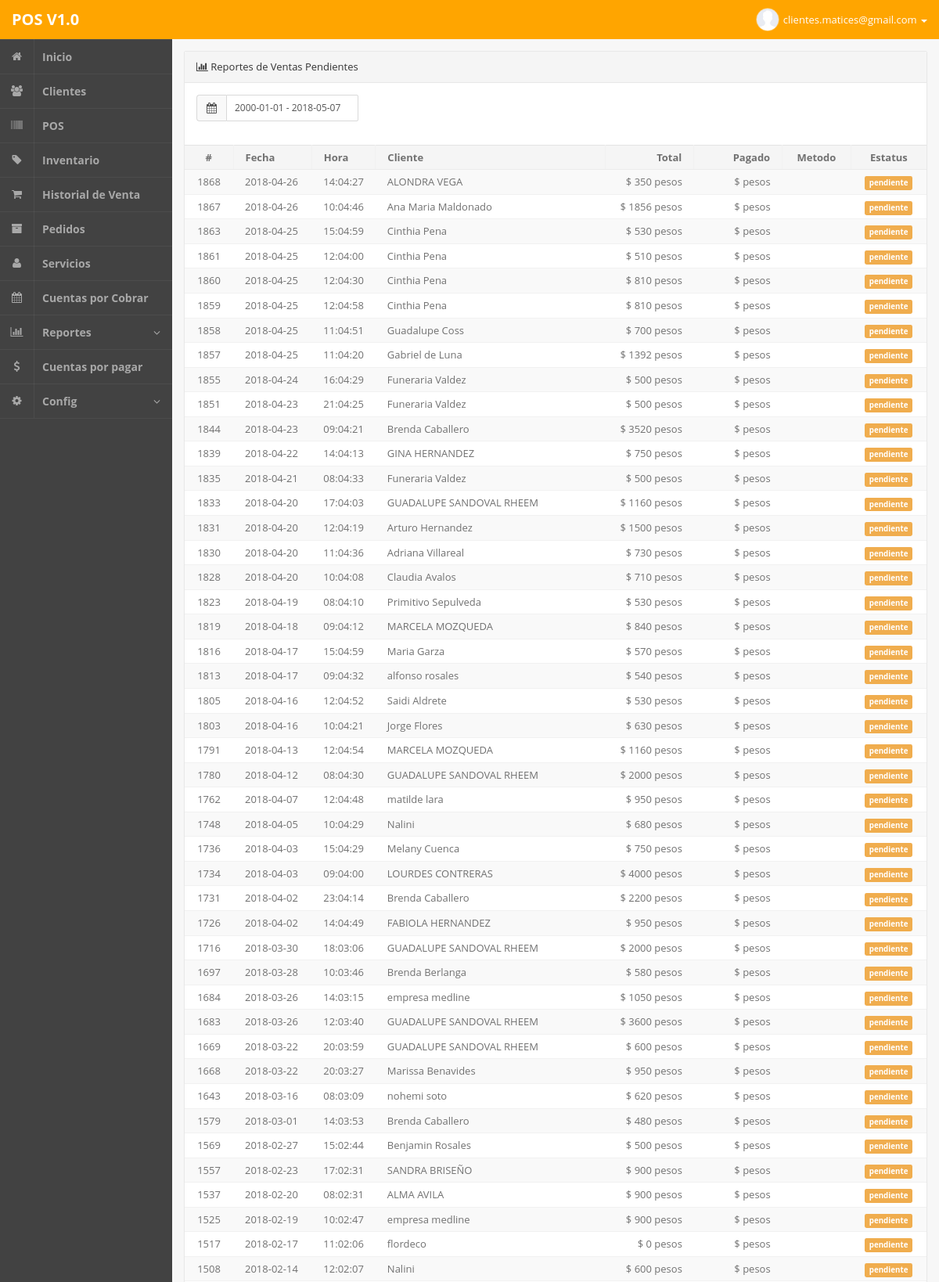
/admin.php?m=reportes&estado=0 (signed in, upper part), run on the app's committed database.
### tables this page shows
CREATE TABLE IF NOT EXISTS `ventas` (
  `idventas` int(255) NOT NULL,
  `fecha` date NOT NULL,
  `hora` varchar(100) NOT NULL,
  `idcliente` int(255) NOT NULL,
  `idusuario` int(255) NOT NULL,
  `descuento` varchar(100) NOT NULL,
  `estatus` varchar(100) NOT NULL
);

CREATE TABLE IF NOT EXISTS `clientes` (
  `idclientes` int(255) NOT NULL,
  `fecharegistro` date NOT NULL,
  `nombre` varchar(200) NOT NULL,
  `correo` varchar(100) NOT NULL,
  `domicilio` text NOT NULL,
  `colonia` varchar(50) NOT NULL,
  `codigopostal` varchar(20) NOT NULL,
  `telefono` varchar(20) NOT NULL,
  `celular` varchar(20) NOT NULL,
  `rfc` varchar(100) NOT NULL,
  `contacto` varchar(100) NOT NULL,
  `estado` varchar(100) NOT NULL,
  `pais` varchar(100) NOT NULL,
  `comentarios` text NOT NULL
);

### php/reportes.php (the view, shortened to what this page needs)
<?php
$date = ['',''];
if ( isset($_GET['daterange']) ){
	$buscar = mysql_real_escape_string($_GET['daterange']);
	$date = explode(" - ", $buscar);
} elseif (isset($_GET['estado']) && $_GET['estado'] == "0"){
	$buscar = date("2000-01-01")." - ".date("Y-m-d");
	$date = explode(" - ", $buscar);
	$tipo = "Pendientes";
}
	else {
	$tipo = "Liquidadas";
	$buscar = date("Y-m-01")." - ".date("Y-m-d");
	$date = explode(" - ", $buscar);
	}
?>
<section class="panel panel-default pos-rlt clearfix">
	<header class="panel-heading"> <i class="fa fa-bar-chart-o"></i> Reportes de Ventas <?php echo $tipo; ?></header>
	<div class="row wrapper">
		<div class="col-md-3">
			<form id="reportesForm" action="" method="get">
				<div class="input-group m-b">
					<span class="input-group-addon"><i class="fa fa-calendar"></i></span>
					<input type="text" id="daterange" class="form-control btn-sm" name="daterange" value="<?php echo $buscar; ?>" />
				</div>
			</form>
		</div>
		<div class="col-md-8"></div>
	</div>
	<div class="table-responsive">
		<table class="table table-striped b-t b-light">
			<thead>
				<tr>
					<th width="80" class="text-center"> # </th>
					<th width="120"> Fecha </th>
					<th width="80"> Hora </th>
					<th>Cliente</th>
					<th width="140" class="text-right">Total</th>
					<th width="140" class="text-right">Pagado</th>
					<th width="140" class="text-center">Metodo</th>
					<th width="140" class="text-center">Estatus</th>
				</tr>
			<tbody>
<?php
			if ( isset($_GET['daterange']) ){
				$buscar = mysql_real_escape_string($_GET['daterange']);
				$date = explode(" - ", $buscar);
				$query = mysql_query("SELECT
					ventas.idventas,
					ventas.fecha,
					ventas.hora,
					clientes.nombre,
					( (SELECT SUM(total) FROM ventas_articulos WHERE idventa=ventas.idventas) - ventas.descuento) as total,
					(SELECT SUM(cantidad) FROM ventas_pagos WHERE idventa=ventas.idventas) as pagos,
					ventas_pagos.metodo
					FROM ventas
					LEFT JOIN clientes ON clientes.idclientes=ventas.idcliente
					LEFT JOIN ventas_pagos ON ventas_pagos.idventa=ventas.idventas
					WHERE ventas.fecha BETWEEN '".$date[0]."' AND '".$date[1]."'
					GROUP BY ventas.idventas
					ORDER BY ventas.idventas DESC") or die(mysql_error());
			} else {
				$query = mysql_query("SELECT
					ventas.idventas,
					ventas.fecha,
					ventas.hora,
					clientes.nombre,
					( (SELECT SUM(total) FROM ventas_articulos WHERE idventa=ventas.idventas) - ventas.descuento) as total,
					(SELECT SUM(cantidad) FROM ventas_pagos WHERE idventa=ventas.idventas) as pagos,
					ventas_pagos.metodo
					FROM ventas
					LEFT JOIN clientes ON clientes.idclientes=ventas.idcliente
					LEFT JOIN ventas_pagos ON ventas_pagos.idventa=ventas.idventas
					WHERE ventas.fecha BETWEEN '".$date[0]."' AND '".$date[1]."'
					GROUP BY ventas.idventas
					ORDER BY ventas.idventas DESC");
			}
			while($q = mysql_fetch_object($query)){
				$total 	 = $q->total;
				if ( @$_GET['estado'] == 1){
					if ($q->pagos >= $total){
						echo '<tr>
							<td class="text-center">'.$q->idventas.'</td>
							<td>'.$q->fecha.'</td>
							<td>'.$q->hora.'</td>
							<td>'.$q->nombre.'</td>
							<td class="text-right">$ '.$total.' pesos </td>
							<td class="text-right">$ '.$q->pagos.' pesos</td>
							<td class="text-center">'.$q->metodo.'</td>
							<td class="text-center"><label class="label label-success"> liquidado</label></td>
						</tr>';
					}
				} else {
					if ($q->pagos < $total){
						echo '<tr>
							<td class="text-center">'.$q->idventas.'</td>
							<td>'.$q->fecha.'</td>
							<td>'.$q->hora.'</td>
							<td>'.$q->nombre.'</td>
							<td class="text-right">$ '.$total.' pesos </td>
							<td class="text-right">$ '.$q->pagos.' pesos</td>
							<td class="text-center">'.$q->metodo.'</td>
							<td class="text-center"><label class="label label-warning"> pendiente</label></td>
						</tr>';
					}
				}
			}
?>
		    </tbody>
			</thead>
		</table>
	</div>
</section>

### admin.php (style rules this page uses)
td,th { white-space: nowrap; }
.table-responsive { width: 100%; margin-bottom: 15px; overflow-x: auto; overflow-y: hidden; }

### data on the page
ventas: idventas "1868", fecha "2018-04-26", hora "14:04:27", idcliente.nombre "ALONDRA VEGA", total "350"
ventas: idventas "1867", fecha "2018-04-26", hora "10:04:46", idcliente.nombre "Ana Maria Maldonado", total "1856"
ventas: idventas "1863", fecha "2018-04-25", hora "15:04:59", idcliente.nombre "Cinthia Pena", total "530"
ventas: idventas "1861", fecha "2018-04-25", hora "12:04:00", idcliente.nombre "Cinthia Pena", total "510"
ventas: idventas "1860", fecha "2018-04-25", hora "12:04:30", idcliente.nombre "Cinthia Pena", total "810"
ventas: idventas "1859", fecha "2018-04-25", hora "12:04:58", idcliente.nombre "Cinthia Pena", total "810"
ventas: idventas "1858", fecha "2018-04-25", hora "11:04:51", idcliente.nombre "Guadalupe Coss", total "700"
ventas: idventas "1857", fecha "2018-04-25", hora "11:04:20", idcliente.nombre "Gabriel de Luna", total "1392"
ventas: idventas "1855", fecha "2018-04-24", hora "16:04:29", idcliente.nombre "Funeraria Valdez", total "500"
ventas: idventas "1851", fecha "2018-04-23", hora "21:04:25", idcliente.nombre "Funeraria Valdez", total "500"
ventas: idventas "1844", fecha "2018-04-23", hora "09:04:21", idcliente.nombre "Brenda Caballero", total "3520"
ventas: idventas "1839", fecha "2018-04-22", hora "14:04:13", idcliente.nombre "GINA HERNANDEZ", total "750"
ventas: idventas "1835", fecha "2018-04-21", hora "08:04:33", idcliente.nombre "Funeraria Valdez", total "500"
ventas: idventas "1833", fecha "2018-04-20", hora "17:04:03", idcliente.nombre "GUADALUPE SANDOVAL RHEEM", total "1160"
ventas: idventas "1831", fecha "2018-04-20", hora "12:04:19", idcliente.nombre "Arturo Hernandez", total "1500"
ventas: idventas "1830", fecha "2018-04-20", hora "11:04:36", idcliente.nombre "Adriana Villareal", total "730"
ventas: idventas "1828", fecha "2018-04-20", hora "10:04:08", idcliente.nombre "Claudia Avalos", total "710"
ventas: idventas "1823", fecha "2018-04-19", hora "08:04:10", idcliente.nombre "Primitivo Sepulveda", total "530"
ventas: idventas "1819", fecha "2018-04-18", hora "09:04:12", idcliente.nombre "MARCELA MOZQUEDA", total "840"
ventas: idventas "1816", fecha "2018-04-17", hora "15:04:59", idcliente.nombre "Maria Garza", total "570"
ventas: idventas "1813", fecha "2018-04-17", hora "09:04:32", idcliente.nombre "alfonso rosales", total "540"
ventas: idventas "1805", fecha "2018-04-16", hora "12:04:52", idcliente.nombre "Saidi Aldrete", total "530"
ventas: idventas "1803", fecha "2018-04-16", hora "10:04:21", idcliente.nombre "Jorge Flores", total "630"
ventas: idventas "1791", fecha "2018-04-13", hora "12:04:54", idcliente.nombre "MARCELA MOZQUEDA", total "1160"
ventas: idventas "1780", fecha "2018-04-12", hora "08:04:30", idcliente.nombre "GUADALUPE SANDOVAL RHEEM", total "2000"
ventas: idventas "1762", fecha "2018-04-07", hora "12:04:48", idcliente.nombre "matilde lara", total "950"
ventas: idventas "1748", fecha "2018-04-05", hora "10:04:29", idcliente.nombre "Nalini", total "680"
ventas: idventas "1736", fecha "2018-04-03", hora "15:04:29", idcliente.nombre "Melany Cuenca", total "750"
ventas: idventas "1734", fecha "2018-04-03", hora "09:04:00", idcliente.nombre "LOURDES CONTRERAS", total "4000"
ventas: idventas "1731", fecha "2018-04-02", hora "23:04:14", idcliente.nombre "Brenda Caballero", total "2200"
ventas: idventas "1726", fecha "2018-04-02", hora "14:04:49", idcliente.nombre "FABIOLA HERNANDEZ", total "950"
ventas: idventas "1716", fecha "2018-03-30", hora "18:03:06", idcliente.nombre "GUADALUPE SANDOVAL RHEEM", total "2000"
ventas: idventas "1697", fecha "2018-03-28", hora "10:03:46", idcliente.nombre "Brenda Berlanga", total "580"
ventas: idventas "1684", fecha "2018-03-26", hora "14:03:15", idcliente.nombre "empresa medline", total "1050"
ventas: idventas "1683", fecha "2018-03-26", hora "12:03:40", idcliente.nombre "GUADALUPE SANDOVAL RHEEM", total "3600"
ventas: idventas "1669", fecha "2018-03-22", hora "20:03:59", idcliente.nombre "GUADALUPE SANDOVAL RHEEM", total "600"
ventas: idventas "1668", fecha "2018-03-22", hora "20:03:27", idcliente.nombre "Marissa Benavides", total "950"
ventas: idventas "1643", fecha "2018-03-16", hora "08:03:09", idcliente.nombre "nohemi soto", total "620"
ventas: idventas "1579", fecha "2018-03-01", hora "14:03:53", idcliente.nombre "Brenda Caballero", total "480"
ventas: idventas "1569", fecha "2018-02-27", hora "15:02:44", idcliente.nombre "Benjamin Rosales", total "500"
ventas: idventas "1557", fecha "2018-02-23", hora "17:02:31", idcliente.nombre "SANDRA BRISEÑO", total "900"
ventas: idventas "1537", fecha "2018-02-20", hora "08:02:31", idcliente.nombre "ALMA AVILA", total "900"
ventas: idventas "1525", fecha "2018-02-19", hora "10:02:47", idcliente.nombre "empresa medline", total "900"
ventas: idventas "1517", fecha "2018-02-17", hora "11:02:06", idcliente.nombre "flordeco", total "0"
ventas: idventas "1508", fecha "2018-02-14", hora "12:02:07", idcliente.nombre "Nalini", total "600"

### other printed values
$_SESSION['userNm'] "clientes.matices@gmail.com"
$tipo "Pendientes"
